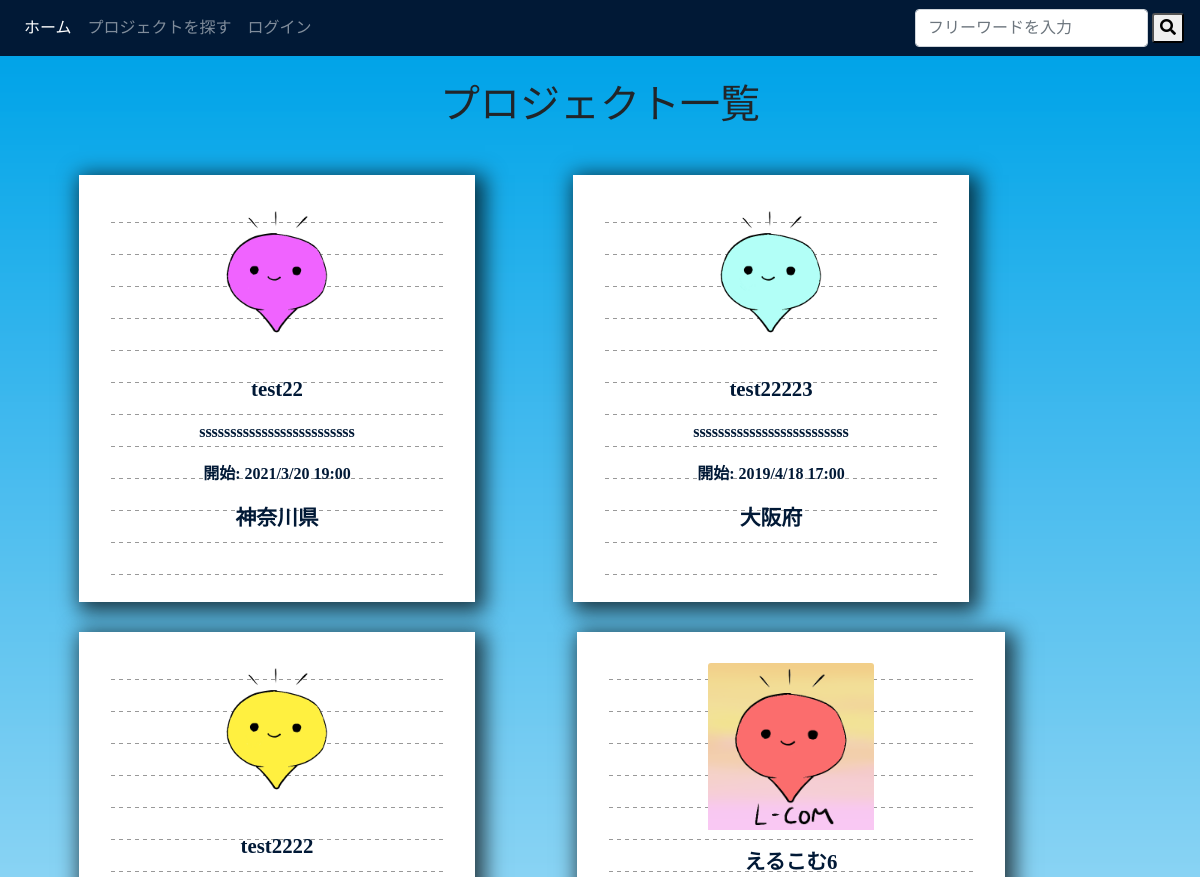
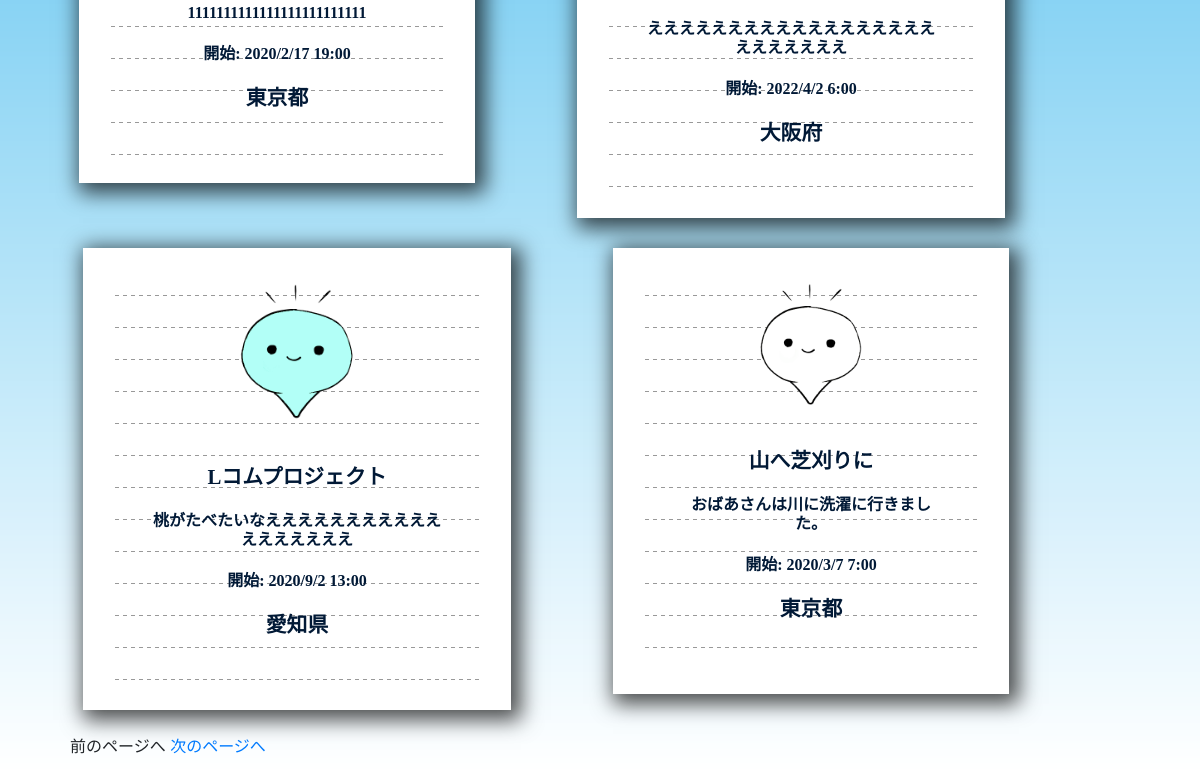
The app's page /lcom_web/project/joinproject.php, older data (2 pictures, top to bottom).
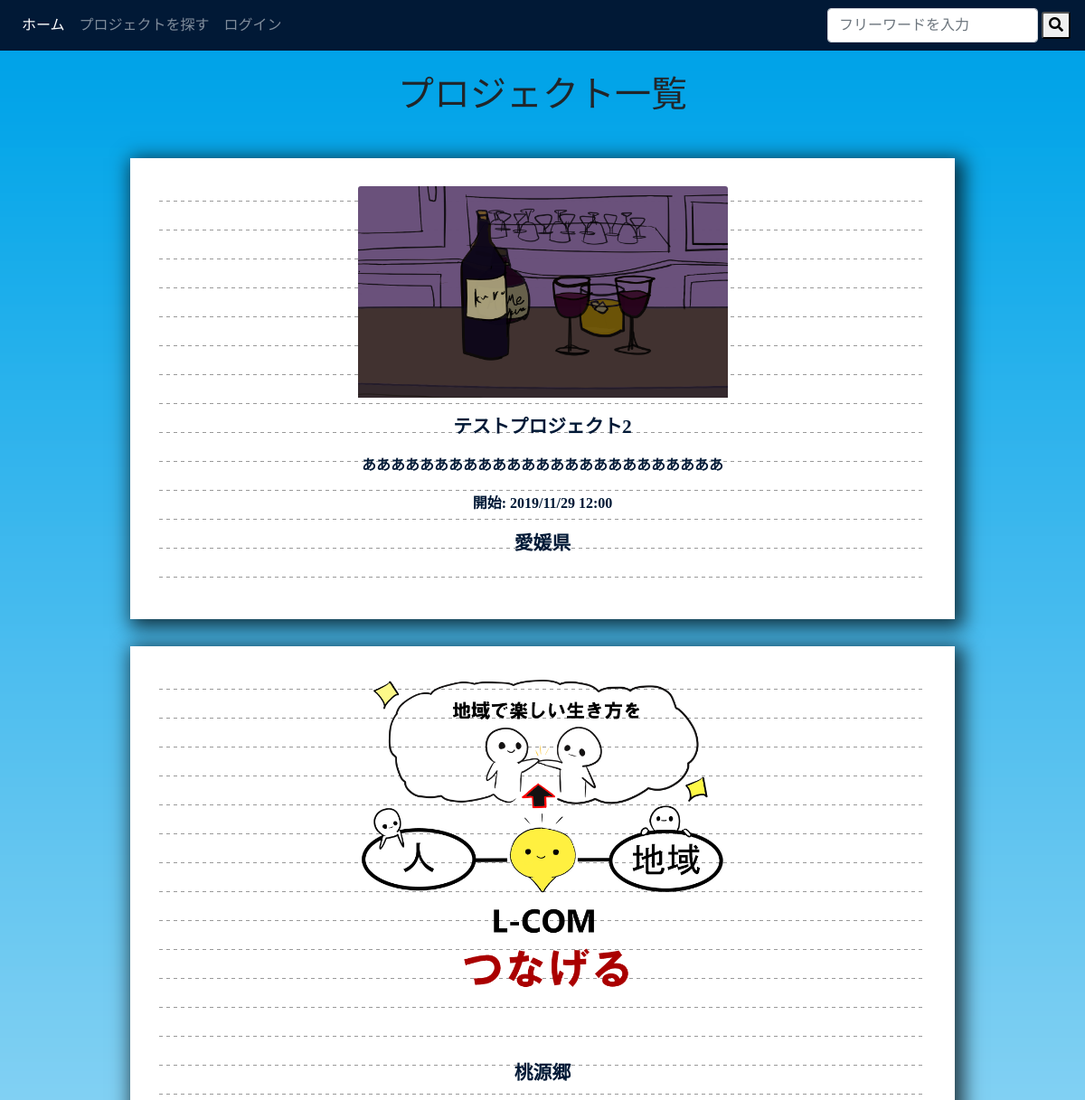
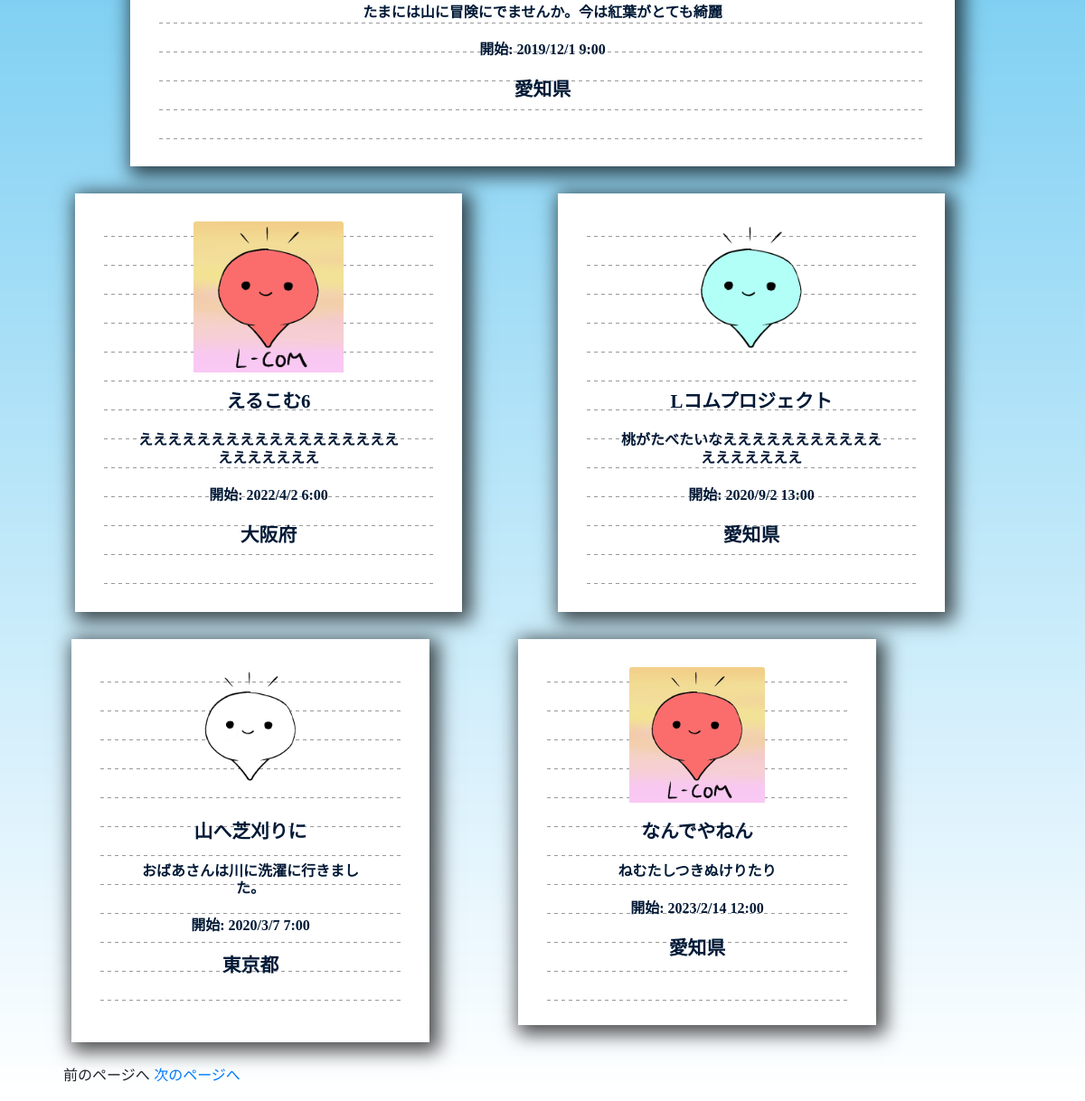
The same page, newer data (2 pictures, top to bottom).
### tables this page shows
CREATE TABLE `projects` (
  `id` int(11) NOT NULL,
  `project_name` varchar(255) NOT NULL,
  `message` text NOT NULL,
  `member_id` int(11) NOT NULL,
  `place` varchar(255) NOT NULL,
  `project_picture` varchar(255) NOT NULL,
  `open_year` int(11) NOT NULL,
  `open_month` int(11) NOT NULL,
  `open_date` int(11) NOT NULL,
  `open_time` int(11) NOT NULL,
  `place_id` int(11) NOT NULL,
  `pro_point` int(11) NOT NULL,
  `created` datetime NOT NULL,
  `modified` timestamp NOT NULL DEFAULT current_timestamp() ON UPDATE current_timestamp()
);

### lcom_web/prefacture.php (called while the page is built, shortened)
<?php
function refer_prefecture($place_id){
    switch ($place_id) {
        case '1':
          $prefacture = '東京都';
          break;
        case '2':
          $prefacture = '神奈川県';
          break;
        case '3':
          $prefacture = '大阪府';
          break;
        case '4':
          $prefacture = '愛知県';
          break;
        case '28':
          $prefacture = '愛媛県';
          break;
        }
    return $prefacture;
}

### lcom_web/project/joinproject.php (the view, shortened to what this page needs)
<?php
require('../dbconnect.php');
require('../prefacture.php');
if (isset($_SESSION['id']) && $_SESSION['time'] + 3600 > time()) {
    $_SESSION['time'] = time();
    $loginflag = true;
} else {
    $loginflag = false;
}
$page = $_GET['page'];
if ($page == '') {
    $page = 1;
}
$page = max($page, 1);
$counts = $db->query('SELECT COUNT(*) AS cnt FROM projects');
$cnt = $counts->fetch();
$maxPage = ceil($cnt['cnt'] / 6);
$page = min($page, $maxPage);
$start = ($page - 1) * 6;
$procards = $db->prepare('SELECT m.name, m.picture, p.* FROM members m, projects p WHERE m.id=p.member_id ORDER BY p.created DESC LIMIT ?, 6');
$procards->bindParam(1, $start, PDO::PARAM_INT);
$procards->execute();
?>
<!DOCTYPE html>
<html lang="ja">
<head>
    <link rel="stylesheet" href="https://stackpath.bootstrapcdn.com/bootstrap/4.3.1/css/bootstrap.min.css">
    <link rel="stylesheet" href="../style8.css">
    <link rel="stylesheet" href="https://cdnjs.cloudflare.com/ajax/libs/animate.css/3.5.2/animate.min.css">
    <link rel="stylesheet" href="https://use.fontawesome.com/releases/v5.6.3/css/all.css">
</head>
<body>
    <nav class="navbar navbar-expand-lg navbar-dark">
        <div class="collapse navbar-collapse" id="navbarNavAltMarkup">
            <div class="navbar-nav">
                <a class="nav-item nav-link active" href="../index.php">ホーム</a>
                <a class="nav-item nav-link" href="joinproject.php">プロジェクトを探す</a>
                <?php if (!$loginflag) : ?>
                    <a class="nav-item nav-link" href="../login/login.php">ログイン</a>
                <?php endif; ?>
            </div>
        </div>
        <form class="form-inline my-2 my-lg-0" action="#" method="get">
            <input class="form-control mr-sm-1" id="search" name="search" type="text" placeholder="フリーワードを入力" />
            <button class="search_btn" type="submit" id="sbtn2"><i class="fas fa-search"></i></button>
        </form>
    </nav>
    <div class="container">
        <br>
        <h1 style="text-align: center;">プロジェクト一覧</h1>
        <br>
        <div class="card-deck" style="text-align: center;">
            <?php foreach ($procards as $procard) : ?>
                <a href="content.php?id=<?php print(htmlspecialchars($procard['id'], ENT_QUOTES)); ?>">
                <div class="pro_kakoi animated bounceInDown" style="text-align: center;">
                    <div class="pro_inner" style="padding: 15px; text-align: center;">
                        <img src="../image/project/<?php print(htmlspecialchars($procard['project_picture'], ENT_QUOTES)); ?>" class="card-img-top" alt="...">
                        <div class="card-body">
                            <h2><?php print(htmlspecialchars($procard['project_name'], ENT_QUOTES)); ?></h2>
                            <h3><?php print(mb_substr(htmlspecialchars($procard['message'], ENT_QUOTES), 0, 25)); ?></h3>
                            <p>開始: <?php print(htmlspecialchars($procard['open_year'] . "/" . $procard['open_month'] . "/" . $procard['open_date'] . " " . $procard['open_time'] . ":00", ENT_QUOTES)); ?></p>
                            <h2><?php print(htmlspecialchars(refer_prefecture($procard['place_id']), ENT_QUOTES)); ?></h2>
                        </div>
                    </div>
                </div>
                </a>
            <?php endforeach; ?>
            <ul class="paging">
                <?php if ($page > 1) : ?>
                    <li><a href="joinproject.php?page=<?php print($page - 1); ?>">前のページへ</a></li>
                <?php else : ?>
                    <li>前のページへ</a></li>
                <?php endif; ?>
                <?php if ($page < $maxPage) : ?>
                    <li><a href="joinproject.php?page=<?php print($page + 1); ?>">次のページへ</a></li>
                <?php else : ?>
                    <li>次のページへ</a></li>
                <?php endif; ?>
            </ul>
        </div>
    </div>
</body>
</html>

Row changes from the older to the newer data that the page shows:
removed projects: project_picture (picture), project_name "test22", message "sssssssssssssssssssssssss", open_year+open_month+open_date "2021/3/20 19:00", place "神奈川県"
removed projects: project_picture (picture), project_name "test22223", message "sssssssssssssssssssssssss", open_year+open_month+open_date "2019/4/18 17:00", place "大阪府"
removed projects: project_picture (picture), project_name "test2222", message "1111111111111111111111111", open_year+open_month+open_date "2020/2/17 19:00", place "東京都"
added projects: project_picture (picture), project_name "テストプロジェクト2", message "あああああああああああああああああああああああああ", open_year+open_month+open_date "2019/11/29 12:00", place "愛媛県"
added projects: project_picture (picture), project_name "桃源郷", message "たまには山に冒険にでませんか。今は紅葉がとても綺麗", open_year+open_month+open_date "2019/12/1 9:00", place "愛知県"
now on this page (row edited): projects: project_picture (picture), project_name "なんでやねん", message "ねむたしつきぬけりたり", open_year+open_month+open_date "2023/2/14 12:00", place "愛知県"
